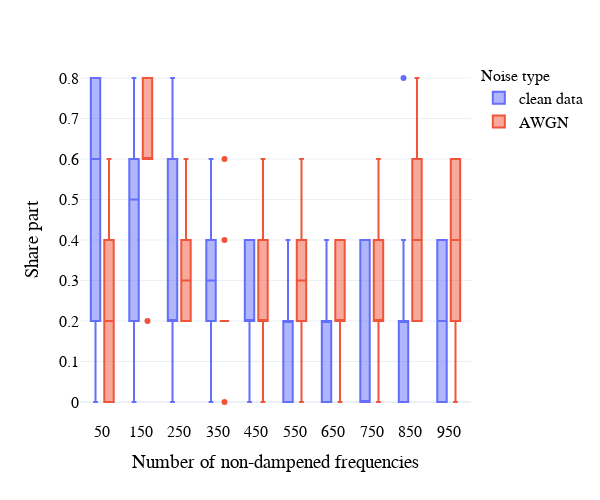

Write notebook code for a chart like this one.
### Code cell
hiss = np.load(path + 'spectral_data\\ODE_fitness\\spectral_ode_non_2.npy', allow_pickle = True)
hiss_noised = np.load(path + 'spectral_data\\ODE_fitness\\noised\\noised_ode_data10per_par.npy', allow_pickle = True)

hiss.shape
freqs = [50,150,250,350,450,550,650,750,850,950]

df_clean = pd.DataFrame({'Share part' : hiss[::2].reshape(-1), 
                         'Number of non-dampened frequencies' : np.hstack([np.full(shape=hiss[::2].shape[1], fill_value=size) for size in freqs]),
                         'Noise type' : 'clean data'})

df_noisy = pd.DataFrame({'Share part' : hiss_noised[:19:2].reshape(-1), 
                         'Number of non-dampened frequencies' : np.hstack([np.full(shape=hiss_noised[:19:2].shape[1], fill_value=size) for size in freqs]),
                         'Noise type' : 'AWGN'})

df_aggreg = pd.concat([df_clean, df_noisy], axis = 0)

import plotly.express as px
import plotly.io as pio

pio.templates.default = "plotly_white"

px.defaults.template = "plotly_white"
px.defaults.color_continuous_scale = px.colors.sequential.Blackbody
px.defaults.width = 600
px.defaults.height = 500

fig = px.box(df_aggreg, x='Number of non-dampened frequencies', y="Share part", color="Noise type")
fig.update_traces(quartilemethod="linear") # or "inclusive", or "linear" by default
fig.update_layout(
    xaxis = dict(
        tickmode = 'array',
        tickvals = freqs,
        ticktext = freqs
    )
)

fig.update_layout(
    font_family="Helvetica",
    font_color="black",
    font_size=16,
    title_font_family="Helvetica",
    title_font_color="black",
    title_font_size=16,
    legend_title_font_family='Helvetica',
    legend_title_font_color="black",
    legend_title_font_size=16
)

fig.show()

### Figure 1 — Plotly figure (JSON) as saved in the notebook; plotly's stock layout.template omitted (floating-point values rounded to 4 significant figures)
{"data": [{"alignmentgroup": "True", "hovertemplate": "Noise type=clean data<br>Number of non-dampened frequencies=%{x}<br>Share part=%{y}<extra></extra>", "legendgroup": "clean data", "marker": {"color": "#636efa"}, "name": "clean data", "notched": false, "offsetgroup": "clean data", "orientation": "v", "quartilemethod": "linear", "showlegend": true, "type": "box", "x": [50, 50, 50, 50, 50, 50, 50, 50, 50, 50, 150, 150, 150, 150, 150, 150, 150, 150, 150, 150, 250, 250, 250, 250, 250, 250, 250, 250, 250, 250, 350, 350, 350, 350, 350, 350, 350, 350, 350, 350, 450, 450, 450, 450, 450, 450, 450, 450, 450, 450, 550, 550, 550, 550, 550, 550, 550, 550, 550, 550, 650, 650, 650, 650, 650, 650, 650, 650, 650, 650, 750, 750, 750, 750, 750, 750, 750, 750, 750, 750, 850, 850, 850, 850, 850, 850, 850, 850, 850, 850, 950, 950, 950, 950, 950, 950, 950, 950, 950, 950], "x0": " ", "xaxis": "x", "y": [0.8, 0.8, 0.8, 0.2, 0, 0.2, 0.8, 0.8, 0.2, 0.4, 0.6, 0.6, 0, 0.6, 0.4, 0, 0.8, 0.2, 0.4, 0.8, 0.2, 0.2, 0.8, 0.2, 0.6, 0.2, 0.6, 0.2, 0, 0.2, 0.4, 0, 0.4, 0, 0.2, 0.2, 0.2, 0.6, 0.4, 0.4, 0.4, 0.4, 0.2, 0, 0.2, 0.2, 0.4, 0.2, 0.2, 0.2, 0, 0.4, 0, 0, 0.4, 0.2, 0.2, 0.2, 0, 0.2, 0.2, 0, 0.2, 0, 0.4, 0.2, 0.2, 0.2, 0, 0, 0, 0, 0.4, 0, 0.4, 0.2, 0, 0.4, 0, 0, 0, 0, 0.2, 0.2, 0.8, 0, 0, 0.2, 0.4, 0.2, 0.4, 0.2, 0, 0.4, 0, 0.2, 0.2, 0, 0.4, 0.2], "y0": " ", "yaxis": "y"}, {"alignmentgroup": "True", "hovertemplate": "Noise type=AWGN<br>Number of non-dampened frequencies=%{x}<br>Share part=%{y}<extra></extra>", "legendgroup": "AWGN", "marker": {"color": "#EF553B"}, "name": "AWGN", "notched": false, "offsetgroup": "AWGN", "orientation": "v", "quartilemethod": "linear", "showlegend": true, "type": "box", "x": [50, 50, 50, 50, 50, 50, 50, 50, 50, 50, 150, 150, 150, 150, 150, 150, 150, 150, 150, 150, 250, 250, 250, 250, 250, 250, 250, 250, 250, 250, 350, 350, 350, 350, 350, 350, 350, 350, 350, 350, 450, 450, 450, 450, 450, 450, 450, 450, 450, 450, 550, 550, 550, 550, 550, 550, 550, 550, 550, 550, 650, 650, 650, 650, 650, 650, 650, 650, 650, 650, 750, 750, 750, 750, 750, 750, 750, 750, 750, 750, 850, 850, 850, 850, 850, 850, 850, 850, 850, 850, 950, 950, 950, 950, 950, 950, 950, 950, 950, 950], "x0": " ", "xaxis": "x", "y": [0.2, 0.4, 0, 0.6, 0.2, 0.2, 0.6, 0, 0, 0.4, 0.6, 0.6, 0.2, 0.6, 0.8, 0.6, 0.8, 0.8, 0.6, 0.6, 0.2, 0.6, 0.2, 0.2, 0.4, 0.6, 0.2, 0.4, 0.4, 0.2, 0.2, 0.2, 0.2, 0.2, 0.6, 0.4, 0.2, 0.2, 0, 0.2, 0.2, 0, 0, 0.6, 0.2, 0.4, 0.2, 0.4, 0.4, 0.2, 0.4, 0.4, 0.2, 0.6, 0, 0.2, 0.4, 0.2, 0.4, 0.2, 0.2, 0.4, 0.2, 0.4, 0.4, 0.4, 0.2, 0, 0.2, 0.2, 0.6, 0.2, 0.2, 0.4, 0.2, 0, 0.2, 0.6, 0.2, 0.2, 0.2, 0.4, 0.4, 0.2, 0.6, 0.2, 0.4, 0.6, 0.6, 0.8, 0.4, 0.4, 0.2, 0.6, 0, 0.6, 0.6, 0.4, 0.6, 0.2], "y0": " ", "yaxis": "y"}], "layout": {"boxmode": "group", "font": {"color": "black", "family": "Helvetica", "size": 16}, "height": 500, "legend": {"title": {"font": {"color": "black", "family": "Helvetica", "size": 16}, "text": "Noise type"}, "tracegroupgap": 0}, "margin": {"t": 60}, "title": {"font": {"color": "black", "family": "Helvetica", "size": 16}}, "width": 600, "xaxis": {"anchor": "y", "domain": [0, 1], "tickmode": "array", "ticktext": [50, 150, 250, 350, 450, 550, 650, 750, 850, 950], "tickvals": [50, 150, 250, 350, 450, 550, 650, 750, 850, 950], "title": {"text": "Number of non-dampened frequencies"}}, "yaxis": {"anchor": "x", "domain": [0, 1], "title": {"text": "Share part"}}}}
